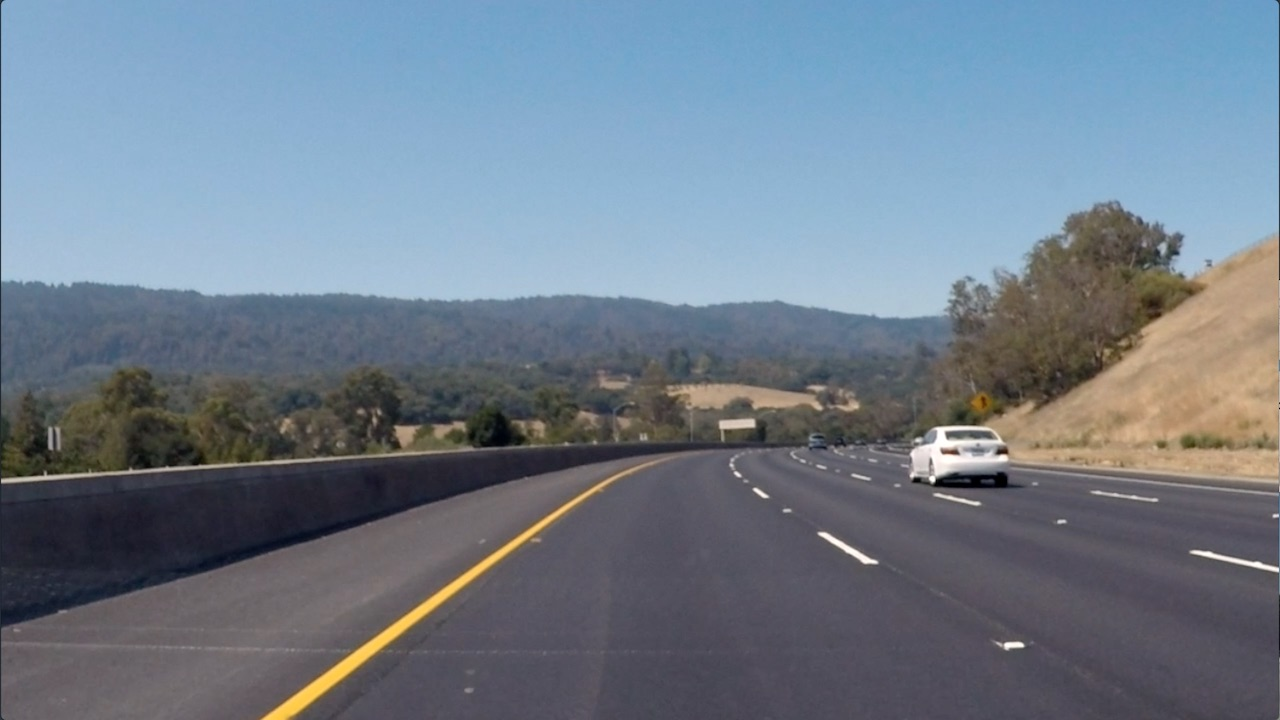
#> input picture CarND-LaneLines-P1-master/test_images/curved-lane.jpg, 1280 x 720 px
$ python main.py
#> lines starting #> are read from the running program, lines starting #| are printed output that depends on the picture; after the words box and inside, x2 and y2 are one past the last pixel; in counts of white or black regions, pixels touching at a corner belong together
### CarND-LaneLines-P1-master/LaneFind.py
#importing some useful packages
import matplotlib.pyplot as plt
import matplotlib.image as mpimg
import numpy as np
import cv2,math,os
# %matplotlib inline
avgLeft = (0, 0, 0, 0)
avgRight = (0, 0, 0, 0)

def perp( a ) :
    b = np.empty_like(a)
    b[0] = -a[1]
    b[1] = a[0]
    return b

# line segment a given by endpoints a1, a2
# line segment b given by endpoints b1, b2
# return
def seg_intersect(a1,a2, b1,b2):
#     print('a1 a2 b1 b2',a1,a2,b1,b2)
    da = a2-a1
    db = b2-b1
    dp = a1-b1
    dap = perp(da)
    denom = np.dot( dap, db)
    num = np.dot( dap, dp )
    return (num / denom.astype(float))*db + b1

def movingAverage(avg, new_sample, N=20):
    if (avg == 0):
        return new_sample
    avg -= avg / N;
    avg += new_sample / N;
    return avg;

def get_intersect(a1, a2, b1, b2):
    """
    Returns the point of intersection of the lines passing through a2,a1 and b2,b1.
    a1: [x, y] a point on the first line
    a2: [x, y] another point on the first line
    b1: [x, y] a point on the second line
    b2: [x, y] another point on the second line
    """
    s = np.vstack([a1,a2,b1,b2])        # s for stacked
    h = np.hstack((s, np.ones((4, 1)))) # h for homogeneous
    l1 = np.cross(h[0], h[1])           # get first line
    l2 = np.cross(h[2], h[3])           # get second line
    x, y, z = np.cross(l1, l2)          # point of intersection
    if z == 0:                          # lines are parallel
        return (float('inf'), float('inf'))
    return (x/z, y/z)


def grayscale(img):
    return cv2.cvtColor(img, cv2.COLOR_RGB2GRAY)
    # Or use BGR2GRAY if you read an image with cv2.imread()
    # return cv2.cvtColor(img, cv2.COLOR_BGR2GRAY)

def canny(img, low_threshold, high_threshold):
    """Applies the Canny transform"""
    return cv2.Canny(img, low_threshold, high_threshold)

def gaussian_blur(img, kernel_size):
    """Applies a Gaussian Noise kernel"""
    return cv2.GaussianBlur(img, (kernel_size, kernel_size), 0)

def region_of_interest(img, vertices):
    #defining a blank mask to start with
    mask = np.zeros_like(img)

    #defining a 3 channel or 1 channel color to fill the mask with depending on the input image
    if len(img.shape) > 2:
        channel_count = img.shape[2]  # i.e. 3 or 4 depending on your image
        ignore_mask_color = (255,) * channel_count
    else:
        ignore_mask_color = 255

    #filling pixels inside the polygon defined by "vertices" with the fill color
    poly = cv2.fillPoly(mask, vertices, ignore_mask_color)
    #returning the image only where mask pixels are nonzero
    masked_image = cv2.bitwise_and(img, mask)
    return masked_image


# [4 lines left out: function draw_lines, not called in this run]

def draw_better_lines(img, lines, color=[255, 0, 0], thickness=3):

    # state variables to keep track of most dominant segment
    largestLeftLineSize = 0
    largestRightLineSize = 0
    largestLeftLine = (0,0,0,0)
    largestRightLine = (0,0,0,0)
    avgLeft = (0, 0, 0, 0)
    avgRight = (0, 0, 0, 0)

    if lines is None:
        avgx1, avgy1, avgx2, avgy2 = avgLeft
        cv2.line(img, (int(avgx1), int(avgy1)), (int(avgx2), int(avgy2)), [255,255,255], 12) #draw left line
        avgx1, avgy1, avgx2, avgy2 = avgRight
        cv2.line(img, (int(avgx1), int(avgy1)), (int(avgx2), int(avgy2)), [255,255,255], 12) #draw right line
#         print('avgLeft %f avgRight %f',avgLeft,avgRight)
        return


    for line in lines:
        for x1,y1,x2,y2 in line:
            size = math.hypot(x2 - x1, y2 - y1)
            slope = ((y2-y1)/(x2-x1))
#             print('Size: ',size)
#             print('Slope: ',slope)
            # Filter slope based on incline and
            # find the most dominent segment based on length
            if (slope > 0.5): #right
                if (size > largestRightLineSize):
                    largestRightLine = (x1, y1, x2, y2)
#                     print('Size: Right Line entered',size)
                cv2.line(img, (x1, y1), (x2, y2), color, thickness)
            elif (slope < -0.5): #left
                if (size > largestLeftLineSize):
                    largestLeftLine = (x1, y1, x2, y2)
#                     print('Size: Left Line entered',size)
                cv2.line(img, (x1, y1), (x2, y2), color, thickness)
#     print('Larget Left/Right Line',largestLeftLine,largestRightLine)
    # Define an imaginary horizontal line in the center of the screen
    # and at the bottom of the image, to extrapolate determined segment
    imgHeight, imgWidth = (img.shape[0], img.shape[1])
    upLinePoint1 = np.array( [0, int(imgHeight - (imgHeight/3))] )
    upLinePoint2 = np.array( [int(imgWidth), int(imgHeight - (imgHeight/3))] )
    downLinePoint1 = np.array( [0, int(imgHeight)] )
    downLinePoint2 = np.array( [int(imgWidth), int(imgHeight)] )
    # Find the intersection of dominant lane with an imaginary horizontal line
    # in the middle of the image and at the bottom of the image.
    p3 = np.array( [largestLeftLine[0], largestLeftLine[1]] )
    p4 = np.array( [largestLeftLine[2], largestLeftLine[3]] )
    upLeftPoint = get_intersect(upLinePoint1,upLinePoint2, p3,p4)
    downLeftPoint = get_intersect(downLinePoint1,downLinePoint2, p3,p4)
    if (math.isnan(upLeftPoint[0]) or math.isnan(downLeftPoint[0])):
        avgx1, avgy1, avgx2, avgy2 = avgLeft
#         print('avgLeft',avgLeft)
        cv2.line(img, (int(avgx1), int(avgy1)), (int(avgx2), int(avgy2)), [255,255,255], 12) #draw left line
        avgx1, avgy1, avgx2, avgy2 = avgRight
#         print('avgRight',avgRight)
        cv2.line(img, (int(avgx1), int(avgy1)), (int(avgx2), int(avgy2)), [255,255,255], 12) #draw right line
        return
    cv2.line(img, (int(upLeftPoint[0]), int(upLeftPoint[1])), (int(downLeftPoint[0]), int(downLeftPoint[1])), [255, 255, 255], 8) #draw left line
    # Calculate the average position of detected left lane over multiple video frames and draw
#     global avgLeft
    avgx1, avgy1, avgx2, avgy2 = avgLeft
    avgLeft = (movingAverage(avgx1, upLeftPoint[0]), movingAverage(avgy1, upLeftPoint[1]), movingAverage(avgx2, downLeftPoint[0]), movingAverage(avgy2, downLeftPoint[1]))
    avgx1, avgy1, avgx2, avgy2 = avgLeft
    cv2.line(img, (int(avgx1), int(avgy1)), (int(avgx2), int(avgy2)), [255,255,255], 12) #draw left line

        # Find the intersection of dominant lane with an imaginary horizontal line
    # in the middle of the image and at the bottom of the image.
    p5 = np.array( [largestRightLine[0], largestRightLine[1]] )
    p6 = np.array( [largestRightLine[2], largestRightLine[3]] )
    upRightPoint = seg_intersect(upLinePoint1,upLinePoint2, p5,p6)
    downRightPoint = seg_intersect(downLinePoint1,downLinePoint2, p5,p6)
    if (math.isnan(upRightPoint[0]) or math.isnan(downRightPoint[0])):
        avgx1, avgy1, avgx2, avgy2 = avgLeft
        cv2.line(img, (int(avgx1), int(avgy1)), (int(avgx2), int(avgy2)), [255,255,255], 12) #draw left line
        avgx1, avgy1, avgx2, avgy2 = avgRight
        cv2.line(img, (int(avgx1), int(avgy1)), (int(avgx2), int(avgy2)), [255,255,255], 12) #draw right line
        return
    cv2.line(img, (int(upRightPoint[0]), int(upRightPoint[1])), (int(downRightPoint[0]), int(downRightPoint[1])), [0, 0, 255], 8) #draw left line

    # Calculate the average position of detected right lane over multiple video frames and draw
#     global avgRight
    avgx1, avgy1, avgx2, avgy2 = avgRight
    avgRight = (movingAverage(avgx1, upRightPoint[0]), movingAverage(avgy1, upRightPoint[1]), movingAverage(avgx2, downRightPoint[0]), movingAverage(avgy2, downRightPoint[1]))
    avgx1, avgy1, avgx2, avgy2 = avgRight
    cv2.line(img, (int(avgx1), int(avgy1)), (int(avgx2), int(avgy2)), [255,255,255], 12) #draw left line


def hough_lines(img, rho, theta, threshold, min_line_len, max_line_gap):
    lines = cv2.HoughLinesP(img, rho, theta, threshold, np.array([]), minLineLength=min_line_len, maxLineGap=max_line_gap)
    line_img = np.zeros((img.shape[0], img.shape[1], 3), dtype=np.uint8)
#     draw_lines(line_img, lines)
    draw_better_lines(line_img, lines)
    return line_img


def weighted_img(img, initial_img, α=0.8, β=1., γ=0.1):
    return cv2.addWeighted(initial_img, α, img, β, γ)

def pipeline(frames):
    for x in range(0, len(frames)):
        gray = grayscale(frames[x])
        blur = gaussian_blur(gray,kernel_size=7)
        low_threshold = 50
        high_threshold = 80
        edge = canny(blur,low_threshold,high_threshold)
        imshape = frames[x].shape
        vertices = np.array([[(50,imshape[0]),(450, 320), (500, 320), (imshape[1]-50,imshape[0])]], dtype=np.int32)
        masked = region_of_interest(edge,vertices)
        rho = 2 # distance resolution in pixels of the Hough grid
        theta = np.pi/180 # angular resolution in radians of the Hough grid
        threshold = 1    # minimum number of votes (intersections in Hough grid cell)
        min_line_length = 15 #minimum number of pixels making up a line
        max_line_gap = 5   # maximum gap in pixels between connectable line segments
        line_image = np.copy(frames[x])*0 # creating a blank to draw lines on
        lines = hough_lines(masked, rho, theta, threshold, min_line_length, max_line_gap)

        result = weighted_img(lines, frames[x])

        return result


# [22 lines left out: function video_pipeline, not called in this run]

### CarND-LaneLines-P1-master/main.py
from LaneFind import *
from os.path import join, basename
from collections import deque

resize_h, resize_w = 540, 960
# reset global state of average values
avgLeft = (0, 0, 0, 0)
avgRight = (0, 0, 0, 0)

# test on images
images_dir = 'test_images'
test_images = [join(images_dir, name) for name in os.listdir(images_dir)]

for img in test_images:

    print('Processing image: {}'.format(img))


    out_path = join('output_images', basename(img))
    in_image = cv2.cvtColor(cv2.imread(img, cv2.IMREAD_COLOR), cv2.COLOR_BGR2RGB)
#> the loop in pipeline, `for x in range(0, len(frames)):` made 1 pass
#> (low_threshold, high_threshold, imshape, vertices, ignore_mask_color in region_of_interest, rho, theta, threshold) on pass 1: (50, 80, (720, 1280, 3), [[50, 720], [450, 320], [500, 320], [1230, 720]], 255, 2, 0.0175, 1)
#> pass 1, in pipeline, `gray = grayscale(frames[x])`:
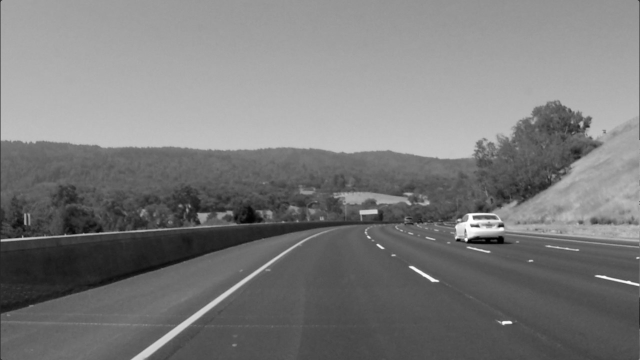
#> gray: shape (720, 1280) (shown at 1/2 size); min 0, max 255, mean 122.7
#> pass 1, in pipeline, `edge = canny(blur,low_threshold,high_threshold)`:
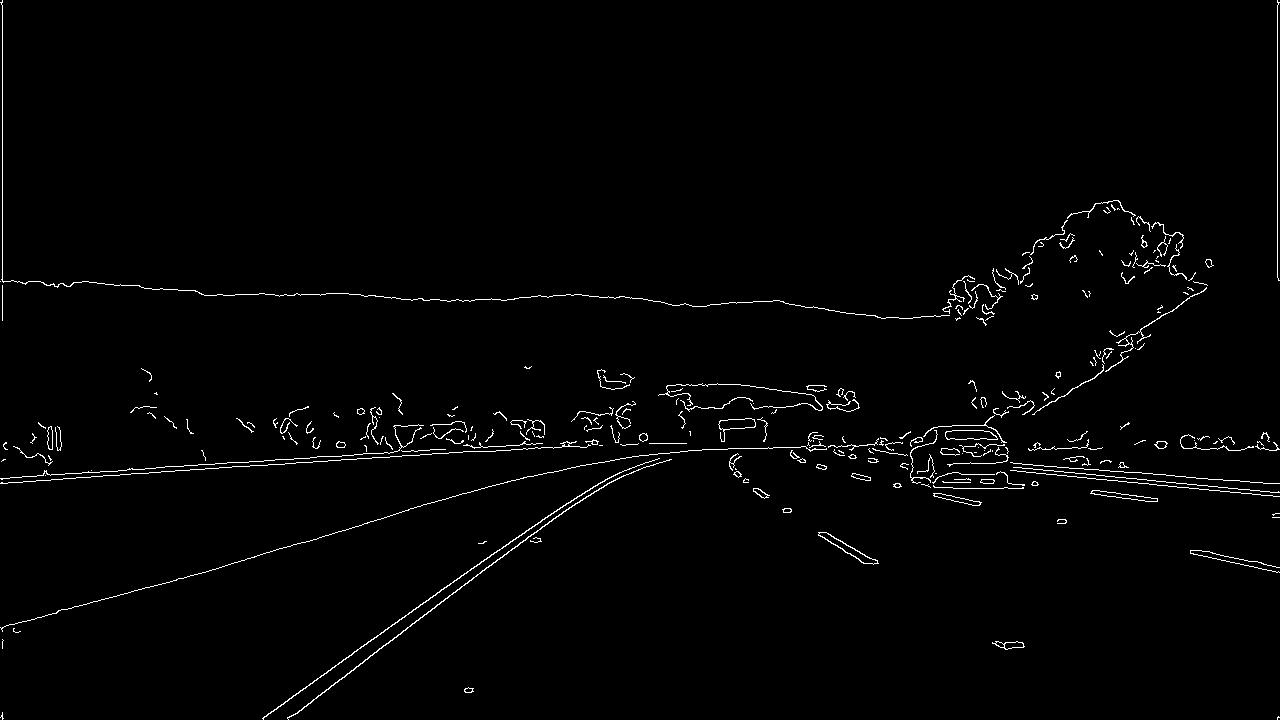
#> edge: shape (720, 1280); 1.5% white in thin lines or dots
#> pass 1, in region_of_interest, `poly = cv2.fillPoly(mask, vertices, ignore_mask_color)`:
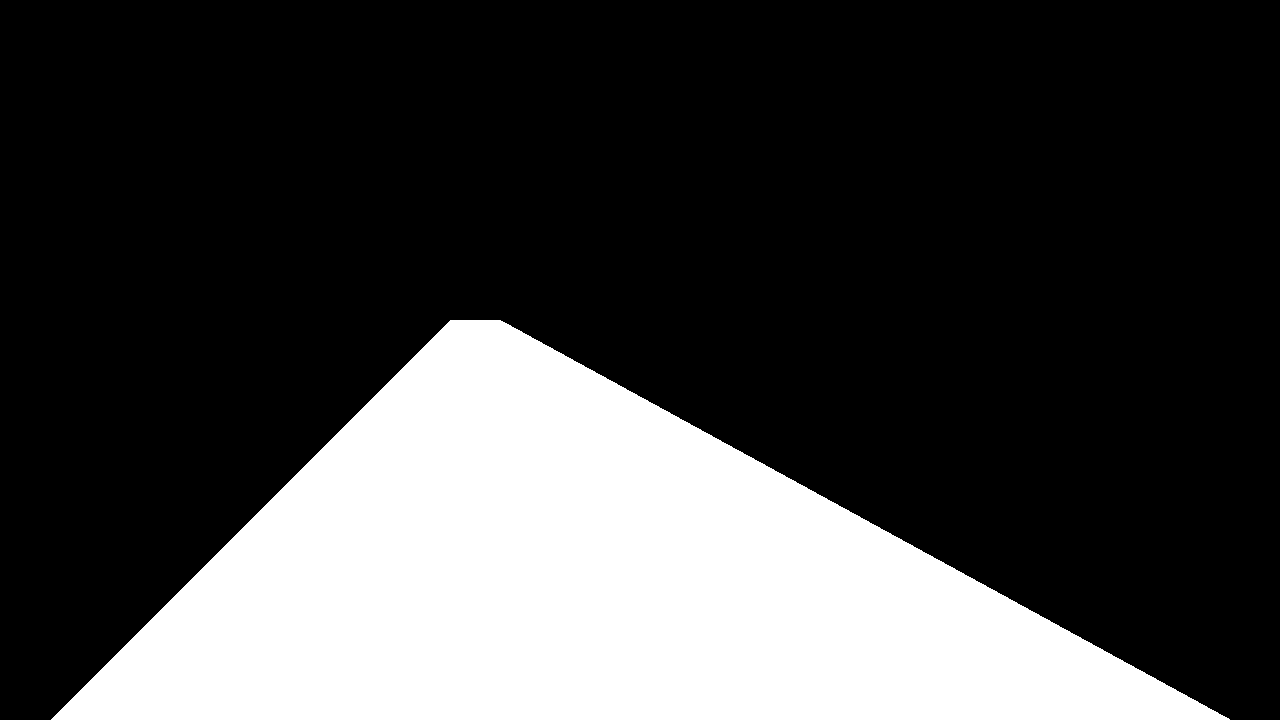
#> poly: shape (720, 1280); 26.7% white; 1 white region, box (x1, y1, x2, y2) and area: (51, 320, 1230, 720) 246165
    out_image = pipeline([in_image])
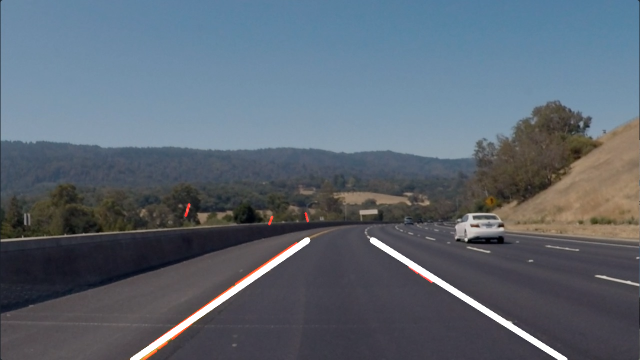
#> out_image: shape (720, 1280, 3) (shown at 1/2 size); mean R, G, B 91.7, 101.8, 113.1
    cv2.imwrite(out_path, cv2.cvtColor(out_image, cv2.COLOR_RGB2BGR))
#> pass 2 of the loop `for img in test_images:`:
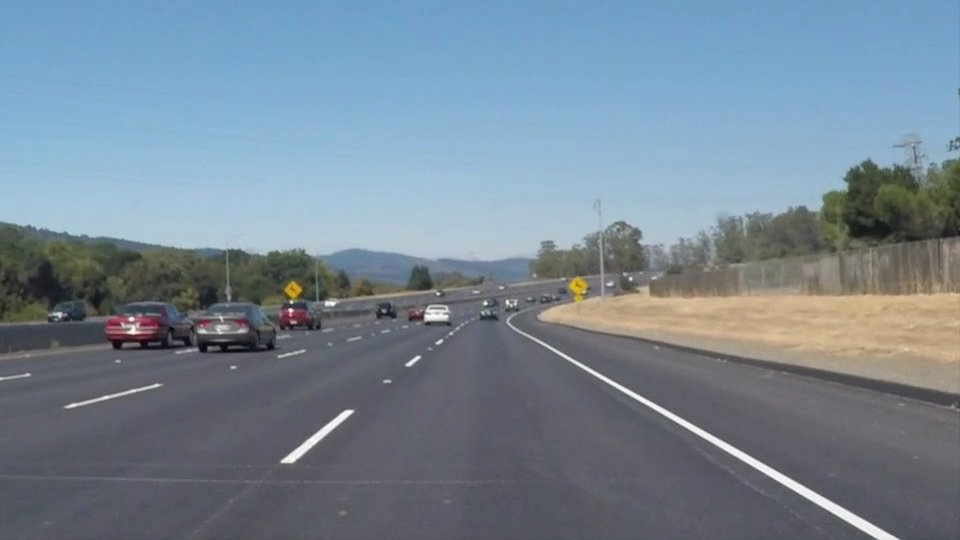
#> input picture CarND-LaneLines-P1-master/test_images/solidWhiteCurve.jpg, 960 x 540 px
#> in_image: shape (540, 960, 3)
#> the loop in pipeline, `for x in range(0, len(frames)):` made 1 pass
#> (low_threshold, high_threshold, imshape, vertices, ignore_mask_color in region_of_interest, rho, theta, threshold) on pass 1: (50, 80, (540, 960, 3), [[50, 540], [450, 320], [500, 320], [910, 540]], 255, 2, 0.0175, 1)
#> pass 1, in pipeline (call 2), `edge = canny(blur,low_threshold,high_threshold)`:
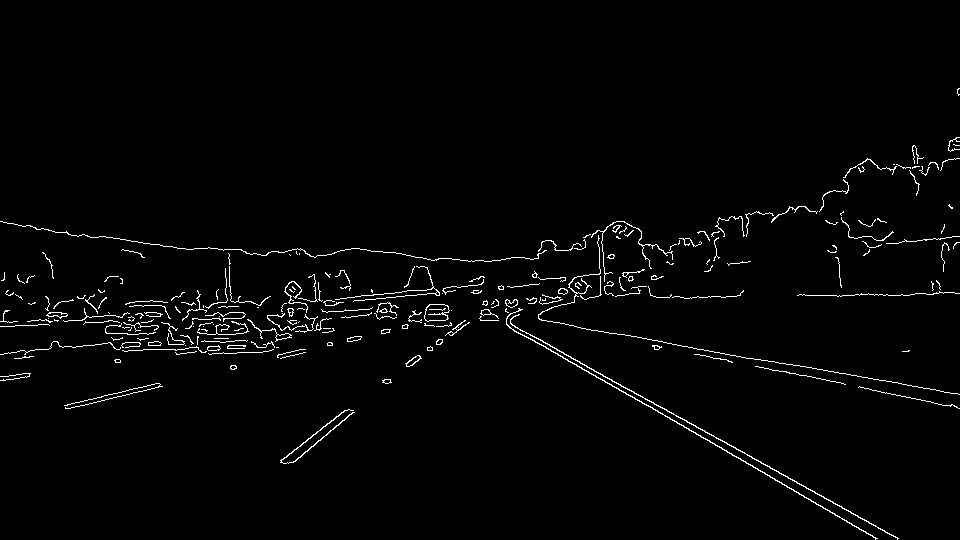
#> edge: shape (540, 960); 1.9% white in thin lines or dots, all inside (x1, y1, x2, y2) = (0, 88, 960, 540)
#> `out_image = pipeline([in_image])`:
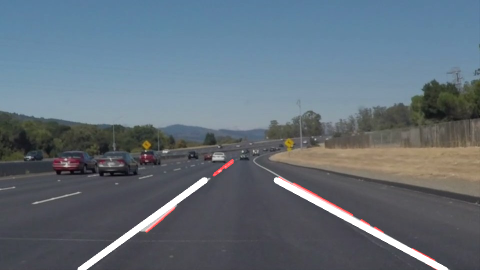
#> out_image: shape (540, 960, 3) (shown at 1/2 size); mean R, G, B 98, 110.3, 121.1
#> pass 3 of the loop `for img in test_images:`:
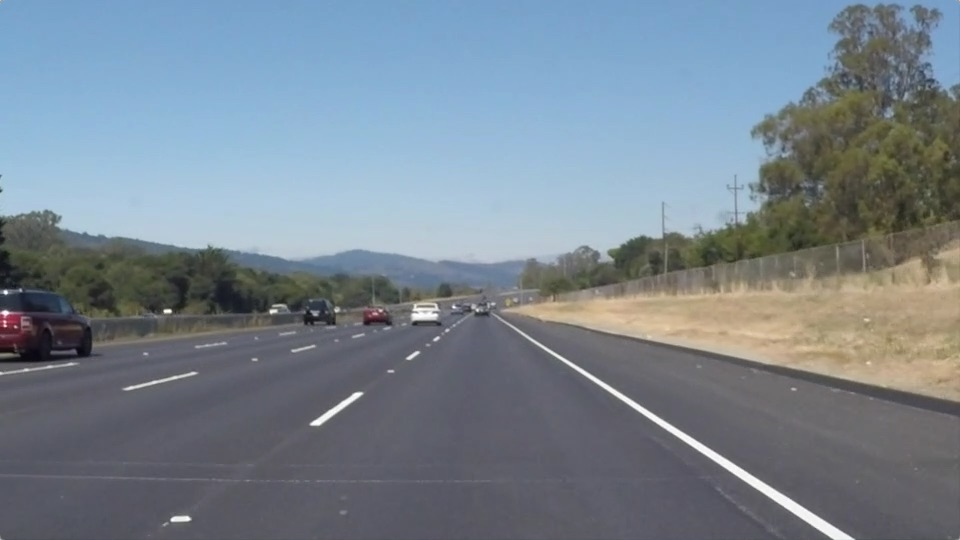
#> input picture CarND-LaneLines-P1-master/test_images/solidWhiteRight.jpg, 960 x 540 px
#> the loop in pipeline, `for x in range(0, len(frames)):` made 1 pass
#> pass 1, in pipeline (call 3), `edge = canny(blur,low_threshold,high_threshold)`:
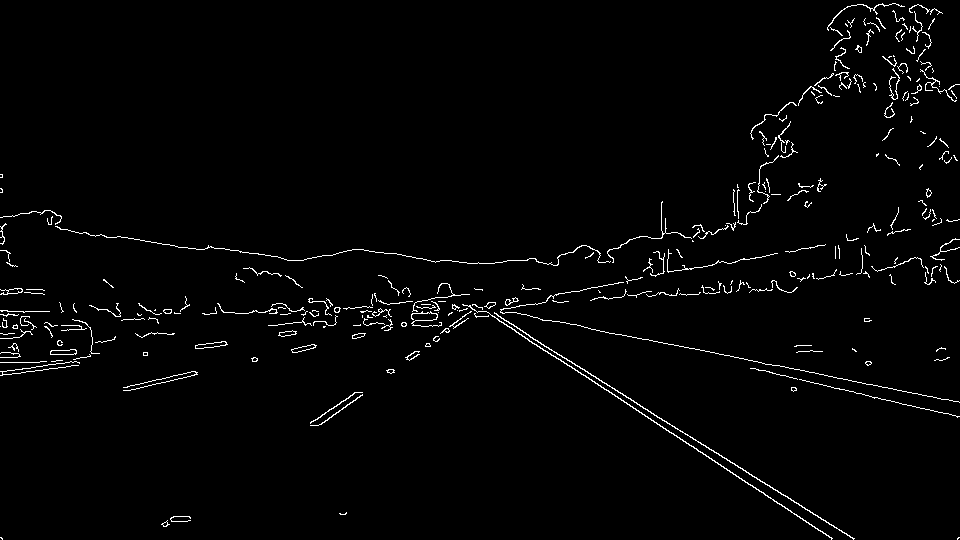
#> edge: shape (540, 960); 1.9% white in thin lines or dots
#> `out_image = pipeline([in_image])`:
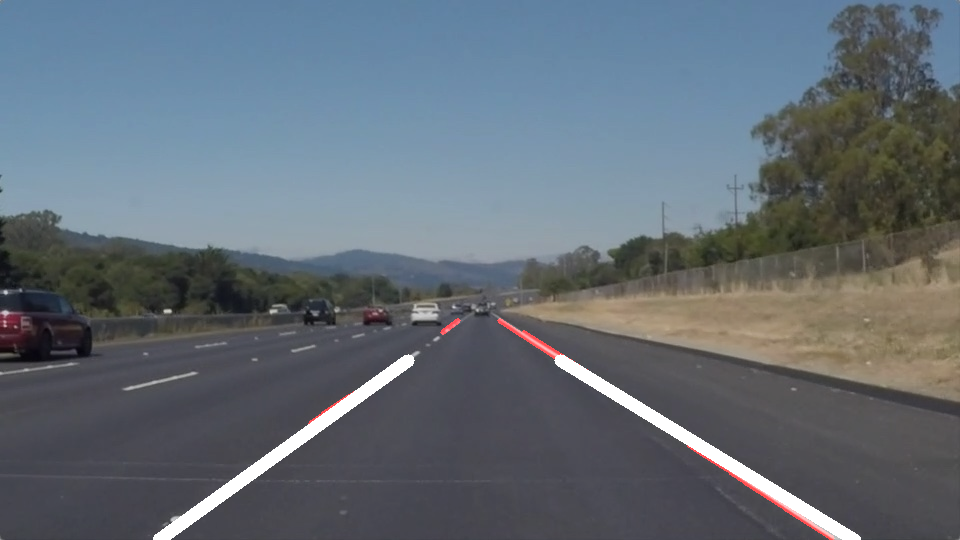
#> out_image: shape (540, 960, 3); mean R, G, B 98.9, 108.4, 117.2


# test on video
video_dir = 'test_videos'
#> (the run stopped early here; a loop or call above may not have finished)
